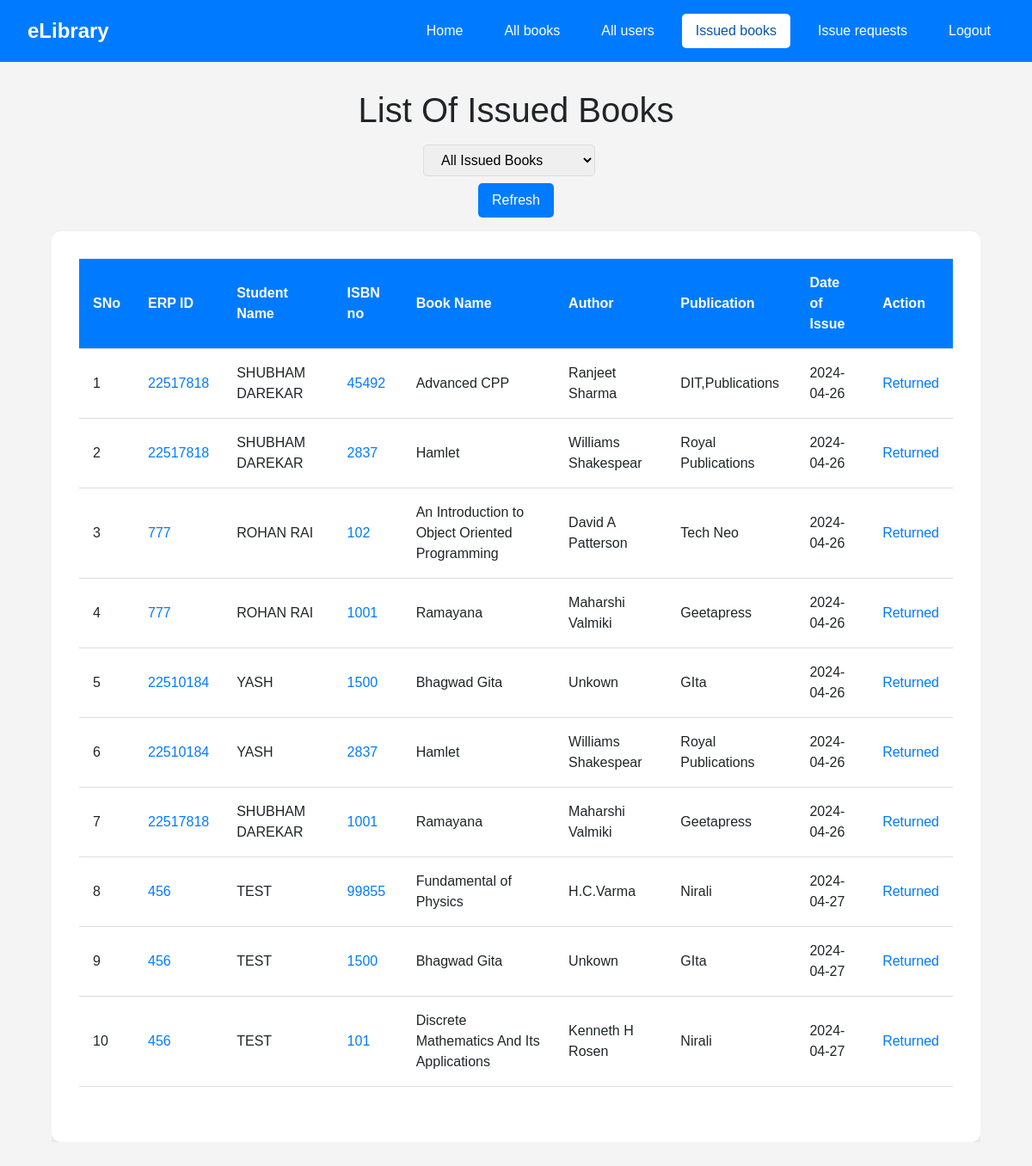
Page /admin/issued_books (signed in) on the committed database.
### app.py (models this page shows, shortened)
class Issued(db.Model):
    __tablename__='issued_books'
    issueId = db.Column(db.Integer, autoincrement=True, primary_key=True)
    isbnissue = db.Column(db.Integer, db.ForeignKey('books.isbn'), nullable=False)
    erpissue = db.Column(db.Integer, db.ForeignKey('user.erp'), nullable=False)
    date=db.Column(db.String,nullable=False)
    status=db.Column(db.String,nullable=False)

class User(UserMixin,db.Model):
    __tablename__='user'
    erp = db.Column(db.Integer, primary_key=True)
    name=db.Column(db.String,nullable=False)
    password=db.Column(db.String,nullable=False)
    role=db.Column(db.String,nullable=False)

class Books(db.Model):
    __tablename__='books'
    isbn = db.Column(db.Integer, primary_key=True)
    book_name=db.Column(db.String,nullable=False)
    author=db.Column(db.String,nullable=False)
    publication=db.Column(db.String,nullable=False)
    total_copies=db.Column(db.Integer,nullable=False)
    available_copies=db.Column(db.Integer,nullable=False)

### app.py (the view, shortened to what this page needs)
@app.route('/admin/issued_books',methods=['GET','POST'])
@login_required
def issued_books():
    if request.method=='GET':
        books=db.session.execute('''select erp,name,isbn,book_name,author,publication,date
            from books,issued_books,user
            where isbnissue=isbn and erpissue=erp and status='Issued'
            order by date asc''')
        return render_template ('admin/issuedBooks.html',books=books)

### app.py (called while the page is built)
@login_manager.user_loader
def load_user(erpid):
    return User.query.get(int(erpid))

### templates/admin/issuedBooks.html (shortened to what this page needs)
<!DOCTYPE html>
<head>
    <link href="https://cdn.jsdelivr.net/npm/bootstrap@5.3.2/dist/css/bootstrap.min.css" rel="stylesheet">
    <link rel="stylesheet" href="https://cdnjs.cloudflare.com/ajax/libs/font-awesome/6.5.2/css/all.min.css" />
    <link rel="stylesheet" href="{{url_for('static',filename = '/CSS/issudBooks.css')}}">
    <link rel="stylesheet" href="../../static/CSS/issudBooks.css">
    <link rel="stylesheet" href="https://cdnjs.cloudflare.com/ajax/libs/font-awesome/6.5.2/css/all.min.css" />
</head>
<body>
    <nav>
        <div class="logo">eLibrary</div>
        <ul>
            <li><a href="/admin/dashboard"><button class="opt">Home</button></a></li>
            <li><a href="/admin/allBooks"><button class="opt" >All books</button></a></li>
            <li><a href="/admin/allUsers"><button class="opt">All users</button></a></li>
            <li><a href="/admin/issued_books"><button class="home">Issued books</button></a></li>
            <li><a href="/admin/issue_request"><button class="opt">Issue requests</button></a></li>
            <li><a href="/logout"><button class="opt">Logout</button></a></a></li>
        </ul>
    </nav>
    <div class="tab">
    <div class="a">
        <h1>List Of Issued Books</h1>
    </div>
    <div class="a">
        <form action="/admin/issued_books" method="POST" id="book-filter">
            <div>
                <select name="filter">
                    <option value="all_issued">All Issued Books</option>
                </select>
            </div>
                    <input type="submit" value="Refresh">
                </form>
    </div>
    <div class="div">
        <table id="issued-books">
            <tr>
                <th>SNo</th>
                <th>ERP ID</th>
                <th>Student Name</th>
                <th>ISBN no</th>
                <th>Book Name</th>
                <th>Author</th>
                <th>Publication</th>
                <th>Date of Issue</th>
                <th>Action</th>
            </tr>
            {% for book in books %}
            <tr>
                <td>{{loop.index}}</td>
                <td><a href="/admin/viewUser/{{book[0]}}">{{book[0]}}</a></td>
                <td>{{book[1]}}</td>
                <td><a href="/admin/viewBook/{{book[2]}}">{{book[2]}}</a></td>
                <td>{{book[3]}}</td>
                <td>{{book[4]}}</td>
                <td>{{book[5]}}</td>
                <td>{{book[6]}}</td>
                <td>
                    <a href="/admin/returnBook/{{book[0]}}/{{book[2]}}">Returned</a>
                </td>
            </tr>
            {% endfor %}
        </table>
    </div>
</div>
</body>

### static/CSS/issudBooks.css (style rules this page uses)
body { font-family: Arial, sans-serif; background-color: #f4f4f4; margin: 0; padding: 0; }
nav { background: #007bff; color: white; display: flex; justify-content: space-between; align-items: center; padding: 1rem 2rem; }
nav .logo { font-size: 1.5rem; font-weight: bold; }
nav ul { list-style: none; margin: 0; padding: 0; display: flex; align-items: center; }
nav ul li { margin-left: 1rem; }
nav ul li a { text-decoration: none; color: white; }
.tab { width: 90%; margin: 2rem auto; text-align: center; }
.tab .a { margin-bottom: 1rem; }
.tab .a select, .tab .a input[type="submit"] { padding: 0.5rem 1rem; font-size: 1rem; border: 1px solid #ddd; border-radius: 5px; outline: none; cursor: pointer; transition: background 0.3s ease, border-color 0.3s ease; }
.tab .a select { width: 200px; margin-right: 1rem; margin-bottom: 8px; }
.tab .a input[type="submit"] { background-color: #007bff; color: white; border: none; }
.tab .div { background: #fff; border-radius: 10px; box-shadow: 0 4px 8px rgba(0, 0, 0, 0.1); padding: 2rem; overflow-x: auto; }
.tab { overflow: auto; scrollbar-width: none; }
.tab { -ms-overflow-style: none; overflow: -moz-scrollbars-none; }
table { width: 100%; border-collapse: collapse; margin-bottom: 2rem; }
table th, table td { padding: 1rem; text-align: left; border-bottom: 1px solid #ddd; }
table th { background: #007bff; color: white; }
table td a { color: #007bff; text-decoration: none; transition: color 0.3s ease; }
button.opt { background-color: transparent; border: none; color: white; padding: 0.5rem 1rem; border-radius: 5px; cursor: pointer; transition: background 0.3s ease, color 0.3s ease; }
button.home { background-color: white; color: #0056b3; padding: 0.5rem 1rem; border-radius: 5px; cursor: pointer; transition: background 0.3s ease, color 0.3s ease; border: none; }

### rows in the picture
Issued: erp "22517818", name "SHUBHAM DAREKAR", isbn "45492", book_name "Advanced CPP", author "Ranjeet Sharma", publication "DIT,Publications", date "2024-04-26"
Issued: erp "22517818", name "SHUBHAM DAREKAR", isbn "2837", book_name "Hamlet", author "Williams Shakespear", publication "Royal Publications", date "2024-04-26"
Issued: erp "777", name "ROHAN RAI", isbn "102", book_name "An Introduction to Object Oriented Programming", author "David A Patterson", publication "Tech Neo", date "2024-04-26"
Issued: erp "777", name "ROHAN RAI", isbn "1001", book_name "Ramayana", author "Maharshi Valmiki", publication "Geetapress", date "2024-04-26"
Issued: erp "22510184", name "YASH", isbn "1500", book_name "Bhagwad Gita", author "Unkown", publication "GIta", date "2024-04-26"
Issued: erp "22510184", name "YASH", isbn "2837", book_name "Hamlet", author "Williams Shakespear", publication "Royal Publications", date "2024-04-26"
Issued: erp "22517818", name "SHUBHAM DAREKAR", isbn "1001", book_name "Ramayana", author "Maharshi Valmiki", publication "Geetapress", date "2024-04-26"
Issued: erp "456", name "TEST", isbn "99855", book_name "Fundamental of Physics", author "H.C.Varma", publication "Nirali", date "2024-04-27"
Issued: erp "456", name "TEST", isbn "1500", book_name "Bhagwad Gita", author "Unkown", publication "GIta", date "2024-04-27"
Issued: erp "456", name "TEST", isbn "101", book_name "Discrete Mathematics And Its Applications", author "Kenneth H Rosen", publication "Nirali", date "2024-04-27"
